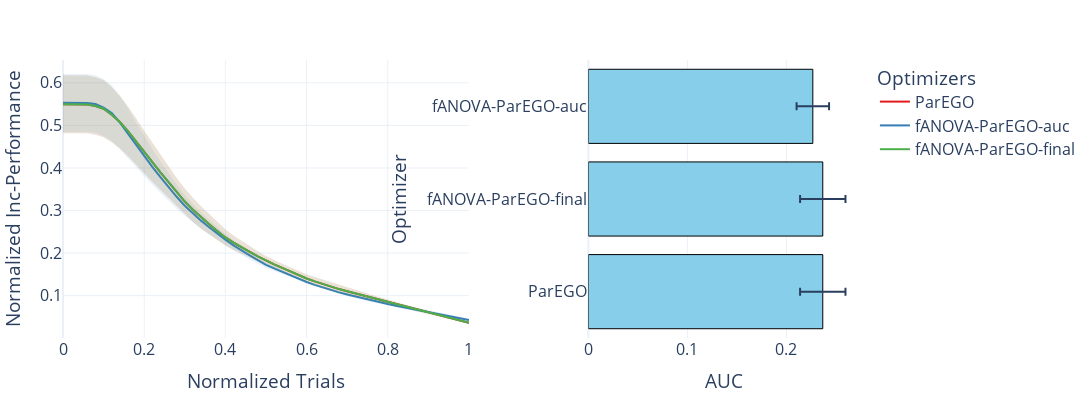

Notebook source saved alongside this figure:
### Code cell
# plot best fanova vs best hypershap vs ParEGO
best_final = merge[merge['final_perf_mean'] == merge['final_perf_mean'].min()]['optimizer_id'].values[0]
fanova_final = perf_all[perf_all['optimizer_id']==best_final]
fanova_final['optimizer_id'] = 'fANOVA-ParEGO-final'
best_auc = merge[merge['auc_mean'] == merge['auc_mean'].min()]['optimizer_id'].values[0]
fanova_auc = perf_all[perf_all['optimizer_id']==best_auc]
fanova_auc['optimizer_id'] = 'fANOVA-ParEGO-auc'
# hypershap_final = perf_all[perf_all['optimizer_id']=='hypershap_adjust_cs_random_adjust_prev_cfgs_set_to_random_thresh_0.75']
# hypershap_final['optimizer_id'] = 'HyperSHAP-ParEGO-final'
# hypershap_auc = perf_all[perf_all['optimizer_id']=='hypershap_adjust_cs_default_constant_adjust_prev_cfgs_set_to_incumbent_dynamic_decay_down']
# hypershap_auc['optimizer_id'] = 'HyperSHAP-ParEGO'
df_plot = pd.concat([base_test, fanova_auc, fanova_final], ignore_index=True)

plot_one_thing('optimizer_id', df_plot=df_plot)
